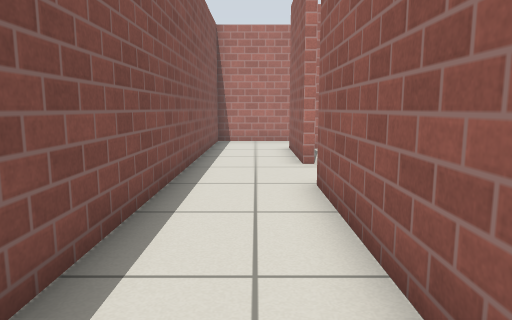
[1] (above)

24 first-person views from a walk through a Gazebo world. The camera is 0.72 m above the floor, tilts 8° down and sees 70° across. The floor is counted in squares, 0.5 m on a side. Each view is taken from the middle of a square. On the plan, view 1 faces up. The plan holds only what a view shows up to about 16 squares ahead; the rest is blank. The place goes on beyond the plan. The robots in the file are not drawn. Gazebo's built-in surfaces are drawn with simple patterns.

[2]
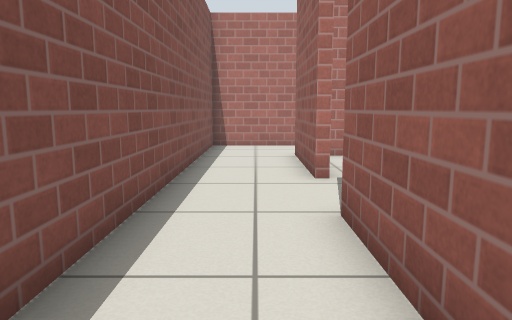

[3]
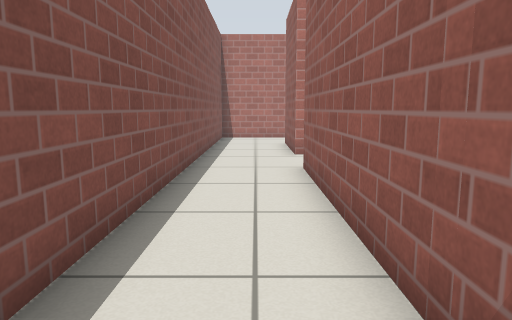

[4]
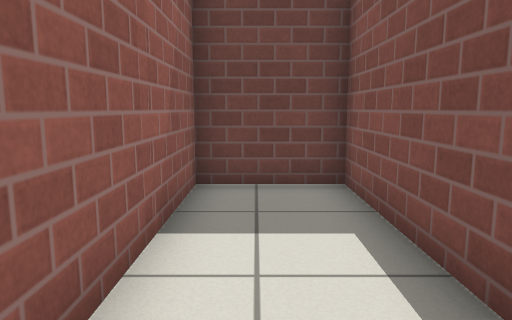

[5]
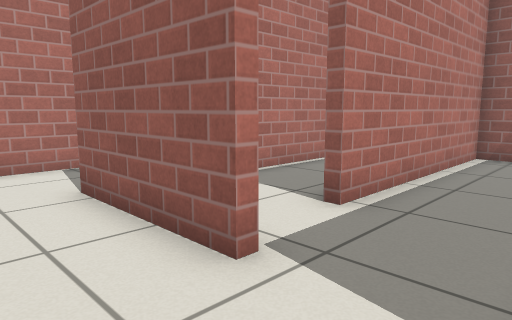

[6]
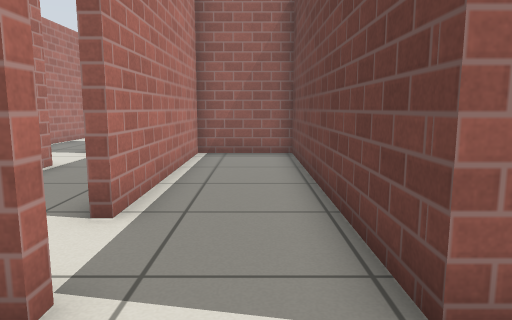

[7]
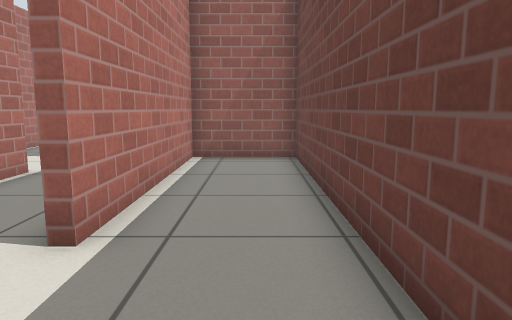

[8]
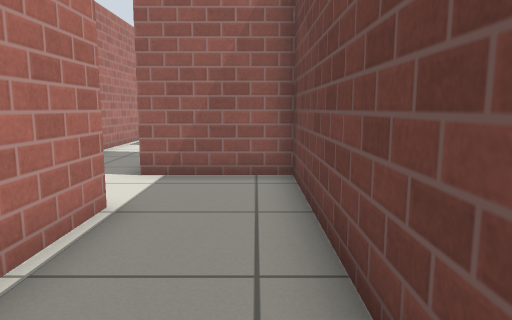

[9]
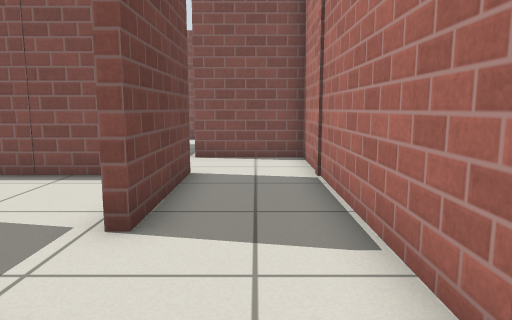

[10]
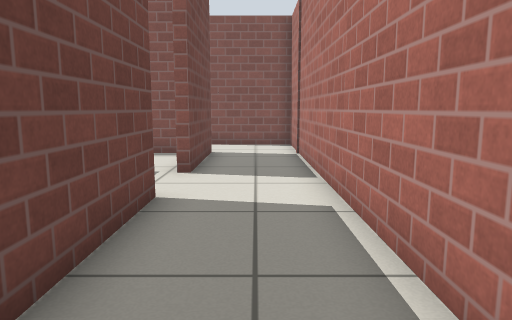

[11]
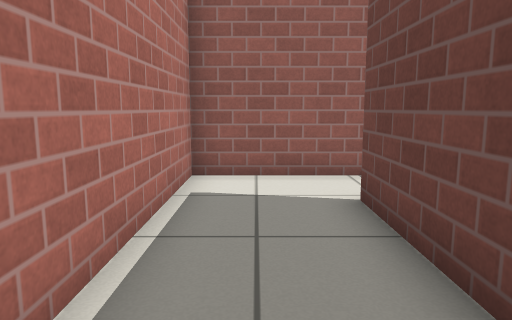

[12]
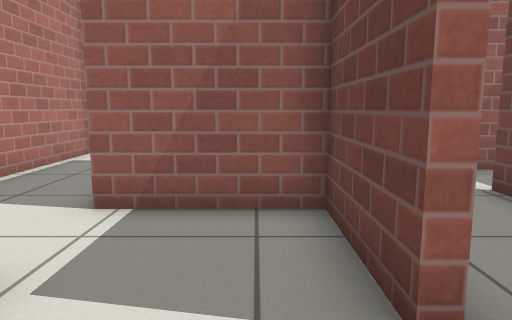

[13]
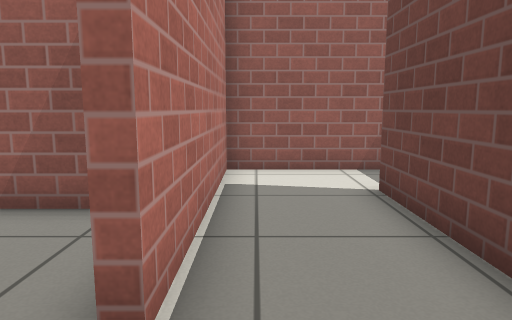

[14]
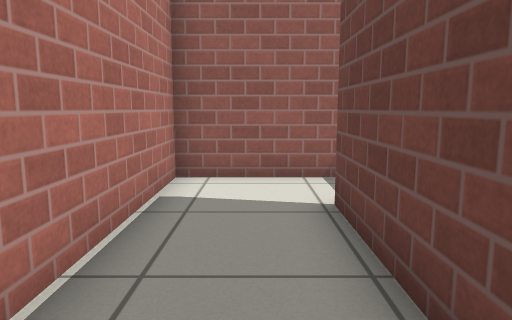

[15]
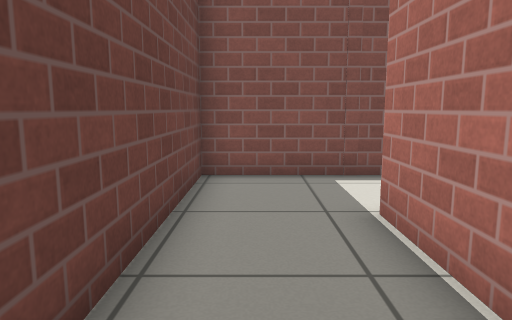

[16]
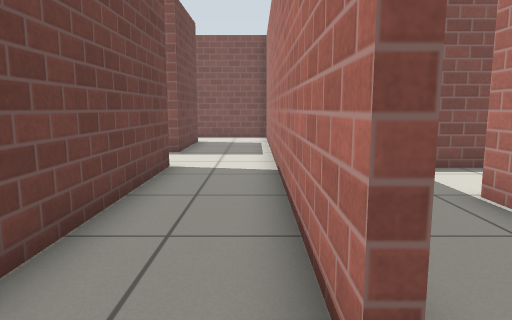

[17]
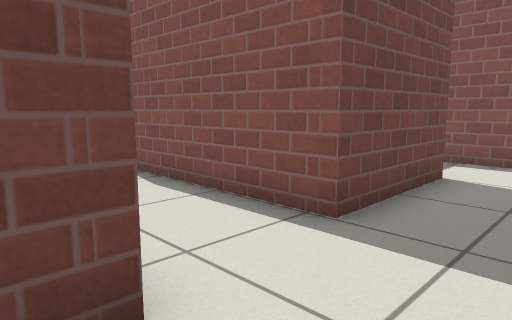

[18]
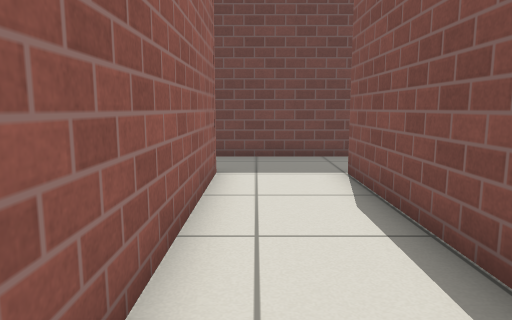

[19]
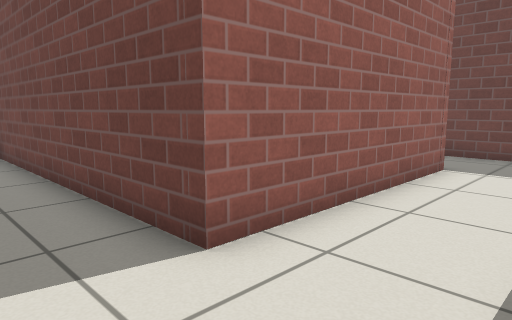

[20]
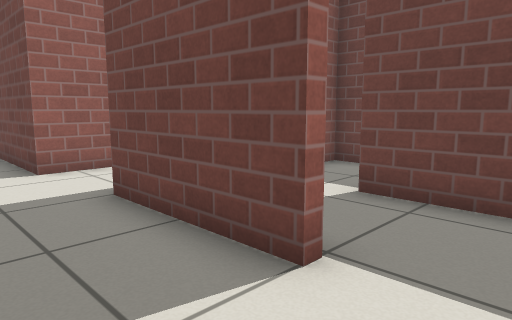

[21]
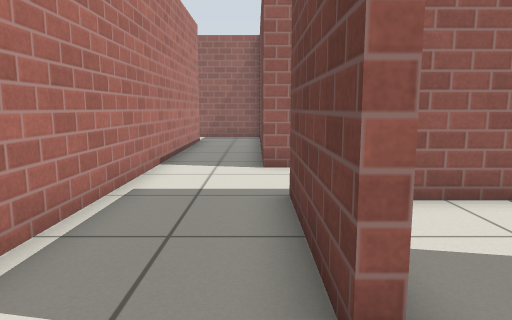

[22]
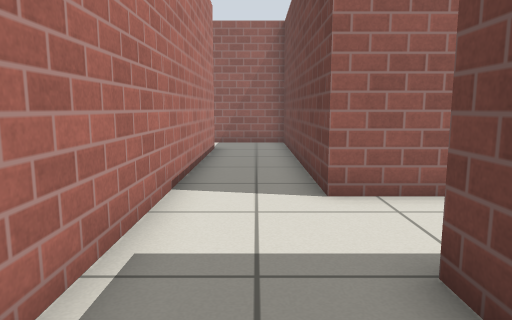

[23]
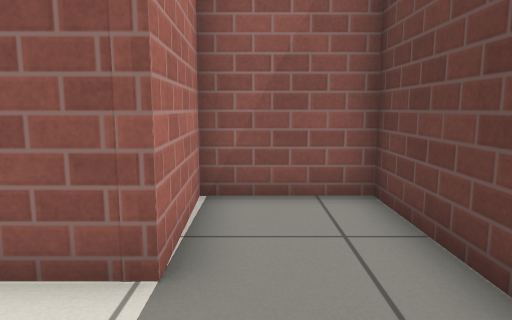

[24]
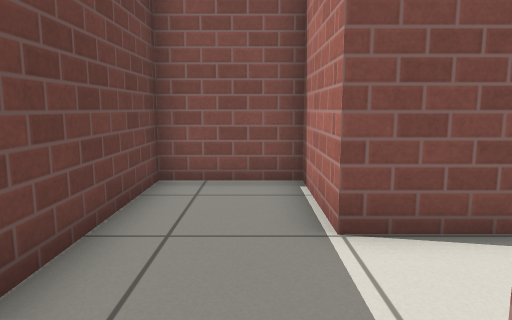

### Floor plan
Points are (right, up) in squares from view 1. A wall is a line through its corners. A room is listed if a view was taken in it or the views show most of it. See-through windows are left out.
Room 1 (views 1, 2, 3, 4, 5, 6, 7)
walls: (1.2, 9.5) (1.2, 13.5); (2.3, 16.4) (-1.7, 16.4) (-1.7, -2.9) (1.2, -2.9) (1.2, 6.8)
ways out: opening at (1.5, 8.5) to room 7
Room 2 (view 8)
walls: (4, 10.2) (10.9, 10.2) (10.9, 12.6); (8.2, 13.2) (5.2, 13.2); (2.7, 13.2) (2.1, 13.2)
ways out: opening at (9.5, 13.5) to room 3; opening at (3, 10) to room 7
Room 3 (views 9, 10, 11)
walls: (17.1, 13.3) (21.7, 13.3); (10.9, 12.6) (10.9, 13.5) (14.9, 13.5) (14.9, 13.1); (23.8, 12.6) (23.8, 16.4) (8.2, 16.4) (8.2, 13.2)
ways out: opening at (9.5, 13.5) to room 2; opening at (16, 13) to room 9; opening at (22.5, 13)
Room 4 (view 12)
walls: (11.2, 12.5) (11.2, 10.5)
ways out: opening at (13, 10) to room 5; opening at (15, 11.5) to room 9
Room 5 (views 13, 14, 15)
walls: (11.2, 10.5) (11.2, 6.8) (18.4, 6.8); (20.6, 6.5) (20.6, 9.7) (14.1, 9.7)
ways out: opening at (13, 10) to room 4; opening at (19.5, 7) to room 6
Room 6 (views 16, 17, 18, 19, 20, 21, 22, 23, 24)
walls: (3.9, 3.4) (7.9, 3.4) (7.9, -3.1) (4.7, -3.1) (4.7, -6) (13.9, -6) (13.9, -3.1) (10.9, -3.2) (10.9, 3.8) (20.6, 3.8) (20.6, 6.5); (1.4, 4.2) (1.4, 2.6); (18.4, 6.5) (3.9, 6.5)
ways out: opening at (19.5, 7) to room 5; opening at (2.5, 3)
Room 7 (no view inside)
walls: (1.6, 9.5) (1.2, 9.5); (1.2, 6.8) (10.9, 6.8) (10.9, 9.9) (3.6, 9.9)
ways out: opening at (1.5, 8.5) to room 1; opening at (3, 10) to room 2
Room 8 (no view inside)
walls: (7.6, -0.1) (7.6, 1.6); (2.9, 0.3) (5.3, 0.3)
ways out: opening at (4.5, 1.5); opening at (6.5, 0)
Room 9 (no view inside)
walls: (14.1, 10) (17.1, 10) (17.1, 13.3)
ways out: opening at (16, 13) to room 3; opening at (15, 11.5) to room 4

Where each view was taken, in squares from view 1:
view 1: 0 up, 0 right, facing up
view 2: 2 up, 0 right, facing up
view 3: 2 down, 0 right, facing up
view 4: 4 up, 0 right, facing down
view 5: 7 up, 1 left, facing up-right
view 6: 8 up, 1 left, facing right
view 7: 8 up, 0 right, facing right
view 8: 11 up, 3 right, facing right
view 9: 15 up, 19 right, facing left
view 10: 15 up, 23 right, facing left
view 11: 15 up, 16 right, facing right
view 12: 11 up, 12 right, facing right
view 13: 9 up, 12 right, facing right
view 14: 8 up, 13 right, facing right
view 15: 8 up, 19 right, facing left
view 16: 6 up, 20 right, facing left
view 17: 6 up, 12 right, facing down-left
view 18: 5 up, 10 right, facing down
view 19: 6 up, 8 right, facing down-right
view 20: 6 up, 2 right, facing down-right
view 21: 4 up, 2 right, facing right
view 22: 5 up, 5 right, facing right
view 23: 4 down, 8 right, facing right
view 24: 4 down, 12 right, facing left
